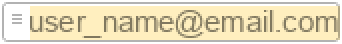
#> input picture apps/documenteditor/main/resources/help/images/src/big/email_address_inserted.png, 171 x 22 px (shown 2 times larger); its folder holds 2 pictures in this run
$ python helpsprite.py
#> lines starting #> are read from the running program, lines starting #| are printed output that depends on the picture
# Libraries
from os import path, remove, listdir
from PIL import Image   # pip install Pillow

# constants
PATH_WA = "../../../../"                                                     # path before editors
PATH_HELP = "/main/resources/help/images/"                                  # path after editor directory
NAME_CSS = "sprite.css"
NAME_SMB_CSS = "symbols.css"
pathEditors = ["documenteditor", "presentationeditor", "spreadsheeteditor","common"]     # names of editor directories

# sprites names
cssClassNames = ["big","icon"]
cssClassSmbName = "smb"
# directories names
spriteDirNames = ["big", "icons"]
spriteSmbDirName ="symbols"

# Class for image
class ImgClass:
    _x=0
    _y=0

    def __init__(self, adr):
        self._imgFile = Image.open(adr)
        self._imgName = path.splitext(path.basename(adr))[0]

    def get_width(self):
        return self._imgFile.size[0]

    def get_height(self):
        return self._imgFile.size[1]

    def get_nameImage(self):
        return self._imgName

    def get_image(self):
        return self._imgFile

    #operators definition
    # operator '<'
    def __lt__(self, other):
        if(self.get_height() == other.get_height()):
            return self.get_width() < other.get_width()
        else:
            return self.get_height() < other.get_height()

    # operator '>'
    def __gt__(self, other):
        if(self.get_height() == other.get_height()):
            return self.get_width() > other.get_width()
        else:
            return self.get_height() > other.get_height()

    # operator '!='
    def __ne__(self, other):
        return (self.get_height() != other.get_height() or self.get_width() != other.get_width())

    # operator '=='
    def __eq__(self, other):
        return (self.get_height() == other.get_height() and self.get_width() == other.get_width())

# class fit
# _down :Fit is bottom cell
# _right :Fit is right cell
class Fit:
    def __init__(self, x, y, w: int, h: int):
        # true if the rectangle has a image
        self.used = False

        # Rectangle for cell for image
        self.x = x
        self.y = y
        self.width = w
        self.height = h

    def set_down(self, fdown):
        self._down = fdown

    def get_down(self):
        return self._down

    def set_right(self, fright):
        self._right = fright

    def get_right(self):
        return self._right

    def __str__(self):
        strFit = "\tused:" + str(self.used) +"\n"
        strFit += "\tx:" + str(self.x) +"\n"
        strFit += "\ty:" + str(self.y) +"\n"
        strFit += "\twidth:" + str(self.width) +"\n"
        strFit += "\theight:" + str(self.height) +"\n"
        return strFit

#Image with fit
class Block(ImgClass):

    def __init__(self, adr):
        super().__init__(adr)

    def get_x(self):
        return self._x

    def get_y(self):
        return self._y

    def set_x(self, val):
        self._x = val

    def set_y(self, val):
        self._y = val

    def set_fit(self, fit):
        self.fit = fit
        self.set_x(fit.x)
        self.set_y(fit.y)

#binary-tree
class GrowingPacker:
    def __init__(self, imgAdrArr):
        self.blocks =[]
        for adr in imgAdrArr:
            self.blocks.append(Block(adr))
        self.blocks.sort(reverse=True)

    # create tree
    def fit(self):
        self.ln = len(self.blocks)
        if(self.ln > 0):
            w, h = self.blocks[0].get_width(), self.blocks[0].get_height()
        else:
            w, h = (0, 0)

        # start rectangle for general cell
        self.root = Fit(0, 0, w, h)

        for n in range(self.ln):
            node = self.findNode(self.root, self.blocks[n].get_width(), self.blocks[n].get_height())
            if (node != None):
                self.blocks[n].set_fit(self.splitNode(node, self.blocks[n].get_width(), self.blocks[n].get_height()))
            else:
                self.blocks[n].set_fit(self.growNode(self.blocks[n].get_width(), self.blocks[n].get_height()))

    def findNode(self, rootN, w, h):
        if (rootN.used):
            node = self.findNode(rootN.get_right(), w, h)
            if (node != None):
                return   node
            else:
                return self.findNode(rootN.get_down(), w, h)
        elif (w <= rootN.width and h <= rootN.height):
            return rootN
        else:
            return None

    def splitNode(self, node, w, h):
        node.used = True
        node.set_down(Fit(node.x, node.y + h, node.width, node.height - h))
        node.set_right(Fit(node.x + w, node.y, node.width - w, h))
        return node

    def growNode(self, w, h):
        canGrowDown = (w <= self.root.width)
        canGrowRight = (h <= self.root.height)

        shouldGrowRight = (canGrowRight and self.root.height >= self.root.width + w)
        shouldGrowDown = (canGrowDown and self.root.width >= self.root.height + h)


        if (shouldGrowRight):
            return self.growRight(w, h)
        elif (shouldGrowDown):
            return self.growDown(w, h)
        elif (canGrowRight):
            return self.growRight(w, h)
        elif (canGrowDown):
            return self.growDown(w, h)
        else:
            return None

    def growRight (self, w, h):
        rootN =self.root

        self.root =  Fit(0, 0, rootN.width + w, rootN.height)
        self.root.used = True
        self.root.set_down(rootN)
        self.root.set_right (Fit(rootN.width, 0,  w, rootN.height))
        node = self.findNode(self.root, w, h)
        if (node != None ):
            return self.splitNode(node, w, h)
        else:
            return None

    def growDown (self, w, h):
        rootN = self.root

        self.root = Fit(0, 0, rootN.width, rootN.height + h)
        self.root.used = True
        self.root.set_down( Fit(0, rootN.height, rootN.width, h))
        self.root.set_right (rootN)

        node = self.findNode(self.root, w, h)
        if (node != None):
            return self.splitNode(node, w, h)
        else:
            return None

# create sprite
def createSprite (dirName, adrSprite, cssClassName, urlDirImage):
#> called with dirName = 'big', cssClassName = 'big', urlDirImage = '../images/'
    imgAdrArr = listdir(adrDir+"src/"+dirName)
    for i in range(len(imgAdrArr)):
        imgAdrArr[i] = adrDir +"src/"+dirName +"/" + imgAdrArr[i]
    gp = GrowingPacker(imgAdrArr)
#> the loop in __init__, `for adr in imgAdrArr:` made 2 passes
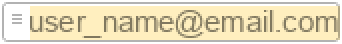
#> input picture apps/documenteditor/main/resources/help/images/src/big/email_address_inserted.png, 171 x 22 px (shown 2 times larger)
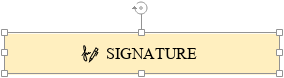
#> input picture apps/documenteditor/main/resources/help/images/src/big/signature_form_inserted.png, 284 x 78 px
    gp.fit()
    spriteFile = open(adrSprite,'a')
    img = Image.new("RGBA", (gp.root.width, gp.root.height), (0,0,0,0))
#> img: PIL image 284x100 RGBA; every value is 0

    strCSS = "." + cssClassName +"{\n\tbackground-image: url(" + urlDirImage + dirName + ".png);\n"
    strCSS += "\tbackground-repeat: no-repeat;\n\tdisplay: inline-block;\n}\n\n"

    spriteFile.write(strCSS)
    for i in range(len(gp.blocks)):
        img.paste(gp.blocks[i].get_image(), (gp.blocks[i].get_x(), gp.blocks[i].get_y()))
        strCSS = "." + cssClassName +"-"+ gp.blocks[i].get_nameImage() + " {\n"
        strCSS += "\tbackground-position: "+ str(-gp.blocks[i].get_x())+"px "+ str(-gp.blocks[i].get_y())+"px;\n"
        strCSS += "\twidth: "+ str(gp.blocks[i].get_width())+"px;\n\theight: "+ str(gp.blocks[i].get_height())+"px;\n}\n\n"
        spriteFile.write(strCSS)
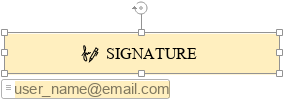
#> img: PIL image 284x100 RGBA; mean R, G, B, A 222.8, 215.6, 194, 232.7; transparent parts drawn white
    spriteFile.close()
    img.save(adrDir + dirName +".png",'PNG')


#crreate all sprites
for index_editor in range(len(pathEditors)):
    adrDir = PATH_WA + pathEditors[index_editor] + PATH_HELP

    spriteName = adrDir + NAME_CSS
    isCommon = (pathEditors[index_editor]=="common")
    if(isCommon):
        spriteName = adrDir + NAME_SMB_CSS
    if(path.exists(spriteName)):
        remove(spriteName)
    if(isCommon):
        createSprite(spriteSmbDirName, spriteName, cssClassSmbName, "../../../../../common/main/resources/help/images/")
    else:
        spriteFile = open(spriteName,'a')
        spriteFile.write('@import "../../../../../common/main/resources/help/images/symbols.css";\n\n')
        spriteFile.close()
        for index_spr in range(len(spriteDirNames)):
#> (the run stopped early here; a loop or call above may not have finished)
